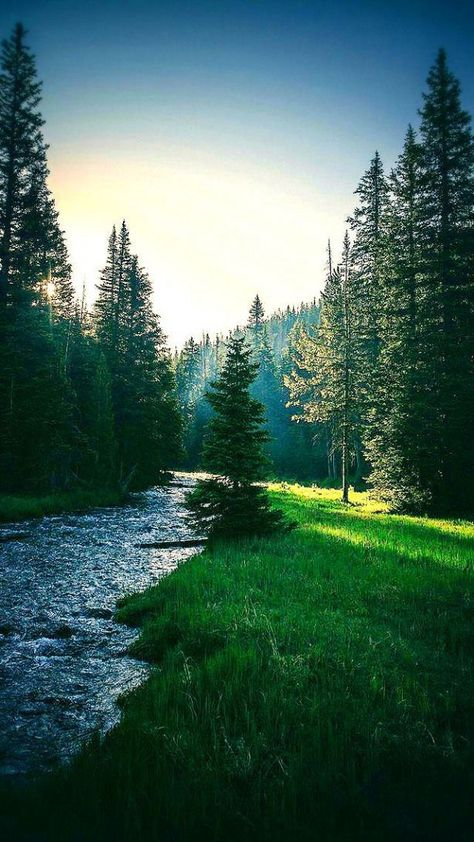
#> input picture OpenCV/RawWork/img.jpg, 474 x 842 px, found by its file name
$ python image_read_write.py
#> lines starting #> are read from the running program, lines starting #| are printed output that depends on the picture
import cv2

image = cv2.imread('ReadWrite\\img.jpg')
#> image is the input picture: shape (842, 474, 3); mean B, G, R 88.2, 98.3, 64.8

if image is not None:
    print("Image Loaded successfully")
    cv2.imshow('image read window',image)
    gray = cv2.cvtColor(image,cv2.COLOR_BGR2GRAY)
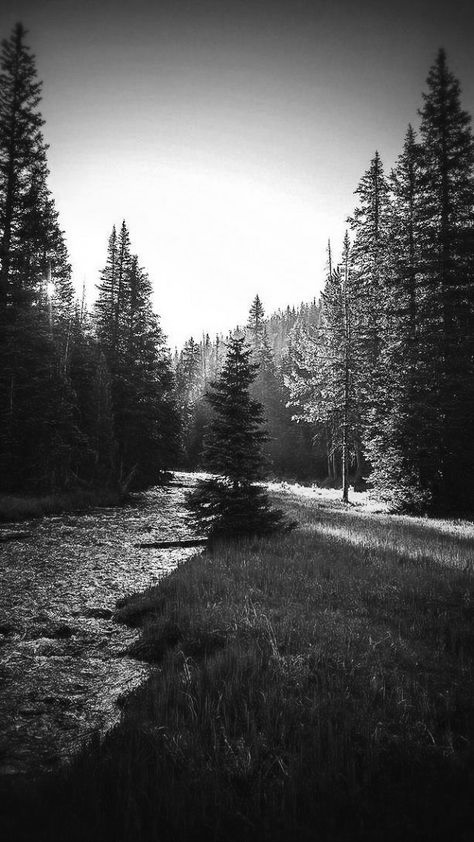
#> gray: shape (842, 474); min 0, max 255, mean 87.1
    cv2.imshow('gray',gray)
    cv2.waitKey(5000)
    cv2.destroyAllWindows()
else:
    print("image not found")
